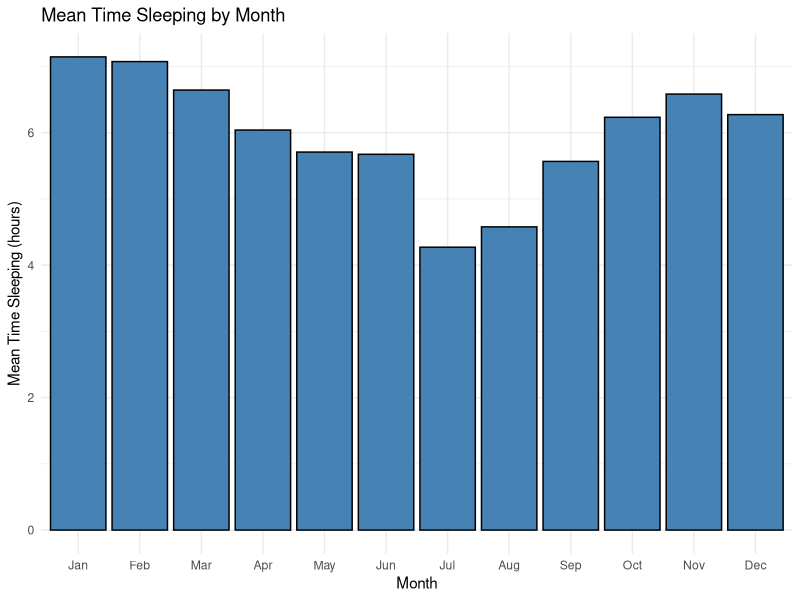
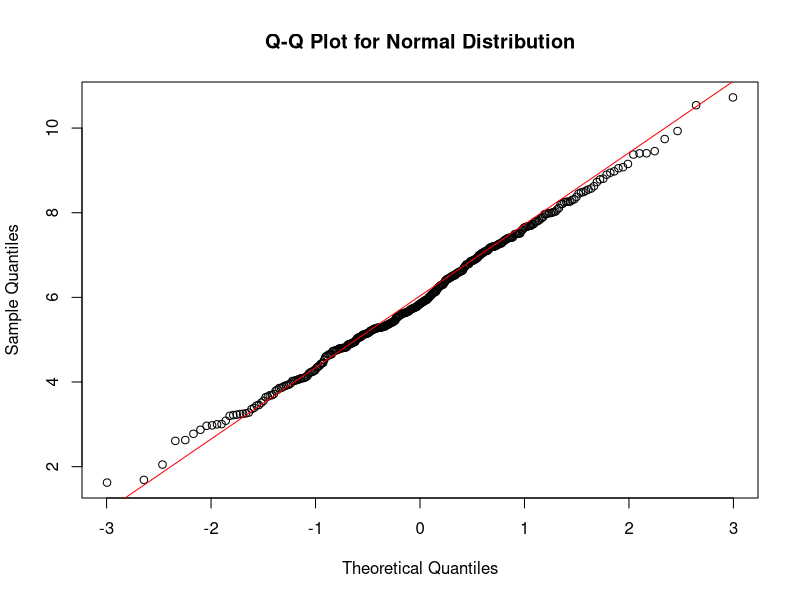
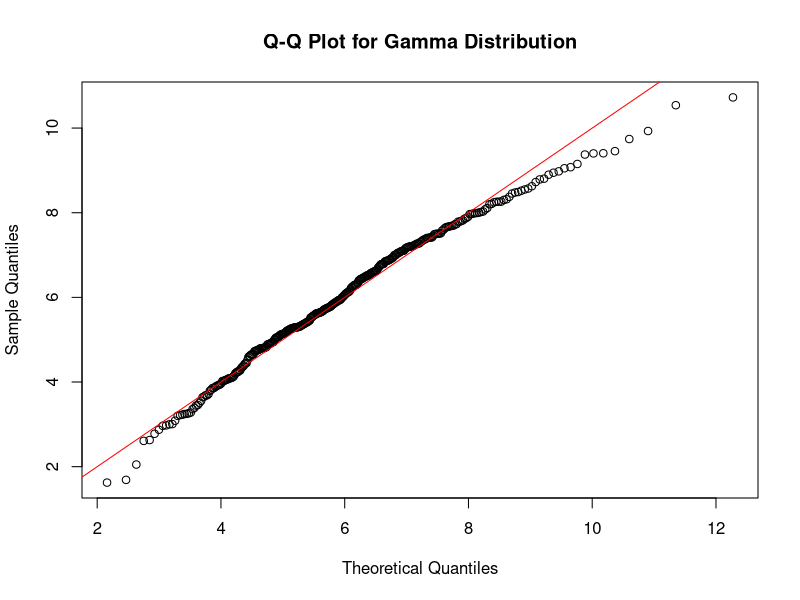
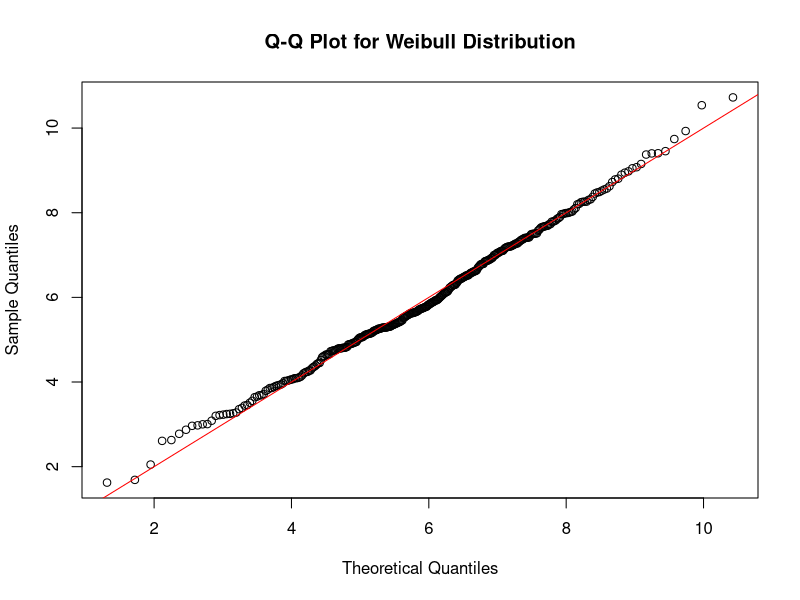
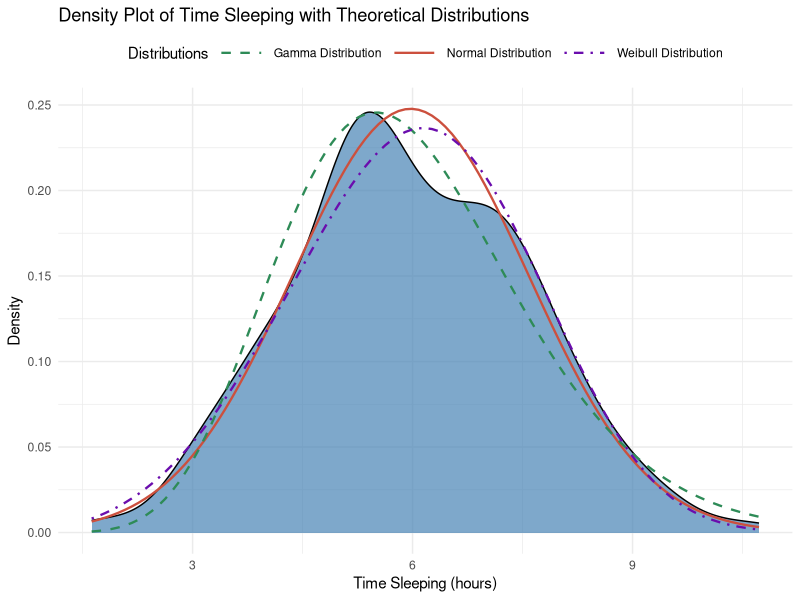
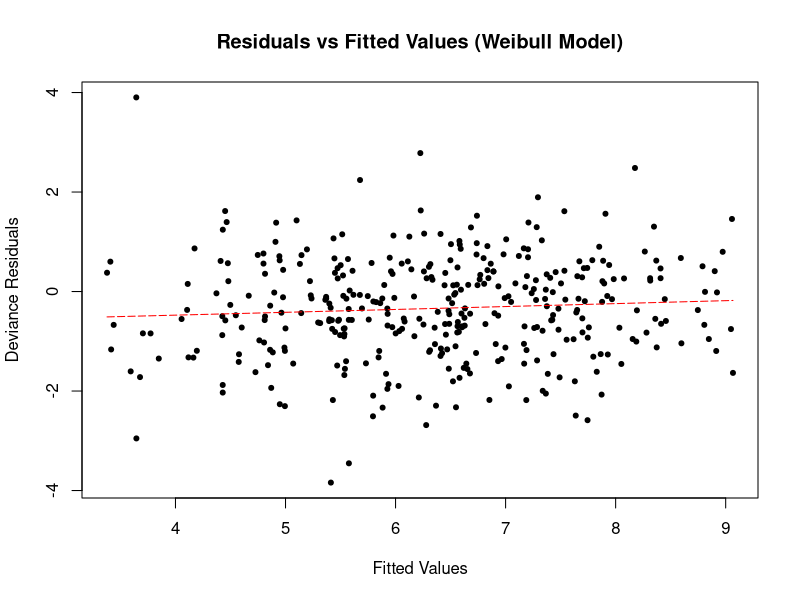
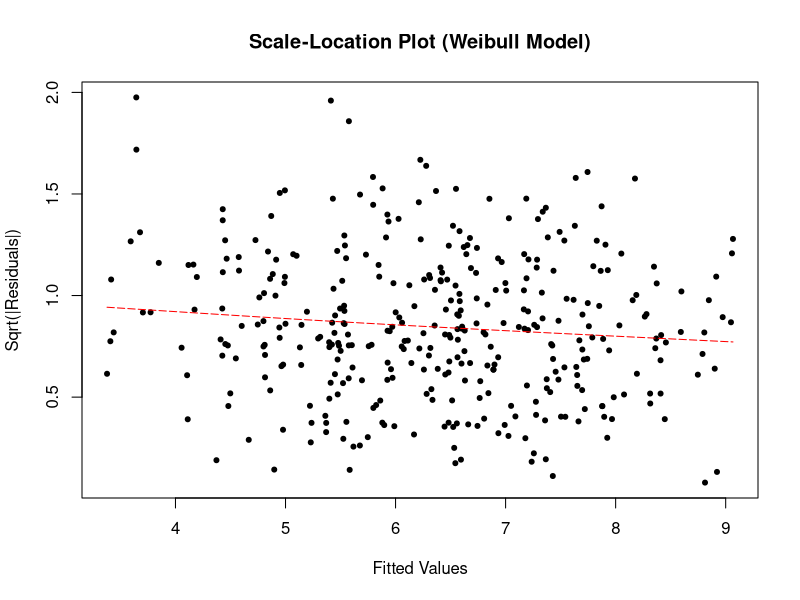
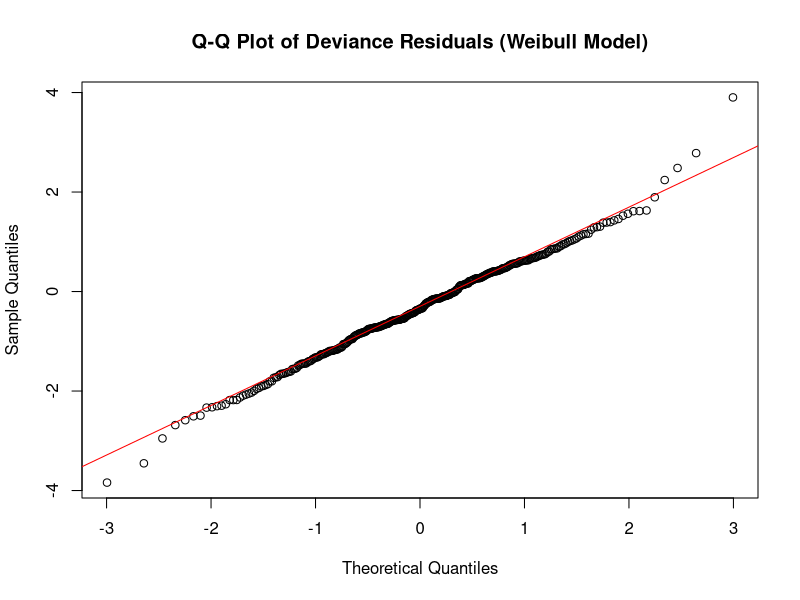

Recreate these plots in R, in order.
## ---- chunk 1
knitr::opts_chunk$set(
  warning = FALSE,
  message = FALSE,
  echo = FALSE
  )

knitr::opts_template$set(
  fig.wide = list(fig.height = 4.5, fig.width = 8, fig.align='center'),
  fig.wideX = list(fig.height = 3, fig.width = 9, fig.align='center'),
  fig.relaxed = list(fig.height = 6, fig.width = 8, fig.align='center'),
  fig.tile = list(fig.height = 3, fig.width = 3, fig.align='center')
  )
## ---- chunk 2
library(lattice)
library(ggplot2)
library(dplyr)
library(tidyr)
library(tibble)
library(survival)
library(Hmisc)
library(goftest)
library(fitdistrplus)
library(patchwork)
## ---- chunk 3
dframe <- read.csv("data/insomnia-diary.csv")
## ---- chunk 4
psych::describe(dframe$time_sleeping)

Hmisc::describe(dplyr::select(dframe, cheese, brassica, meat, spice))
## ---- chunk 5
convert_hms <- function(hours) {
  total_seconds <- hours * 3600
  hrs <- as.integer(floor(total_seconds / 3600))
  mins <- as.integer(floor((total_seconds %% 3600) / 60))
  secs <- as.integer(total_seconds %% 60)
  
  sprintf("%02d hours %02d minutes %02d seconds", hrs, mins, secs)
}
## ---- chunk 6
days_in_months <- c(31, 28, 31, 30, 31, 30, 31, 31, 30, 31, 30, 31)
month_vector <- rep(1:12, times = days_in_months)
dframe$month_number <- month_vector
month_name <- c("Jan", "Feb", "Mar", "Apr", "May", "Jun", "Jul", "Aug", "Sep", "Oct", "Nov", "Dec")
month_positions <-c(0, cumsum(days_in_months) + 1)[-13]
dframe$month <- month_name[dframe$month_number]
## ---- chunk 7
ggplot(dframe, aes(x = factor(month_number), y = time_sleeping)) +
  stat_summary(fun = "mean", geom = "bar", fill = "steelblue", color = "black") +
  labs(x = "Month", y = "Mean Time Sleeping (hours)", title = "Mean Time Sleeping by Month") +
  theme_minimal() +
  scale_x_discrete(limits = as.character(1:12), labels = month_name)
## ---- chunk 8
ad_test_normal <- ad.test(dframe$time_sleeping, pnorm, mean = mean(dframe$time_sleeping), sd = sd(dframe$time_sleeping))

print(ad_test_normal)

qqnorm(dframe$time_sleeping, main = "Q-Q Plot for Normal Distribution")
qqline(dframe$time_sleeping, col = "red")
## ---- chunk 9
# estimate the shape parameter
fit_gamma <- fitdist(dframe$time_sleeping, "gamma")

ad_test_gamma <- ad.test(
  dframe$time_sleeping,
  pgamma,
  shape = fit_gamma$estimate["shape"],
  rate = fit_gamma$estimate["rate"]
  )
print(ad_test_gamma)

qqplot(
  qgamma(
    ppoints(dframe$time_sleeping),
    shape = fit_gamma$estimate["shape"],
    rate = fit_gamma$estimate["rate"]),
  dframe$time_sleeping,
  main = "Q-Q Plot for Gamma Distribution",
  xlab = "Theoretical Quantiles",
  ylab = "Sample Quantiles"
  )
abline(0, 1, col = "red")
## ---- chunk 10
fit_weibull <- fitdist(dframe$time_sleeping, "weibull")

ad_test_weibull <- ad.test(
  dframe$time_sleeping,
  pweibull,
  shape = fit_weibull$estimate["shape"],
  scale = fit_weibull$estimate["scale"]
  )
print(ad_test_weibull)


qqplot(
  qweibull(
    ppoints(dframe$time_sleeping),
    shape = fit_weibull$estimate["shape"],
    scale = fit_weibull$estimate["scale"]
    ),
  dframe$time_sleeping,
  main = "Q-Q Plot for Weibull Distribution",
  xlab = "Theoretical Quantiles",
  ylab = "Sample Quantiles")
abline(0, 1, col="red")
## ---- chunk 11
ggplot(dframe, aes(x = time_sleeping)) +
  geom_density(fill = "steelblue", color = "black", alpha = 0.7) +  
  stat_function(fun = dnorm, args = list(mean = mean(dframe$time_sleeping), sd = sd(dframe$time_sleeping)), 
                aes(color = "Normal Distribution", linetype = "Normal Distribution"), size = 0.8) +
  stat_function(fun = dgamma, args = list(shape = fit_gamma$estimate["shape"], rate = fit_gamma$estimate["rate"]), 
                aes(color = "Gamma Distribution", linetype = "Gamma Distribution"), size = 0.8) +
  stat_function(fun = dweibull, args = list(shape = fit_weibull$estimate["shape"], scale = fit_weibull$estimate["scale"]), 
                aes(color = "Weibull Distribution", linetype = "Weibull Distribution"), size = 0.8) +
  labs(title = "Density Plot of Time Sleeping with Theoretical Distributions", 
       x = "Time Sleeping (hours)", 
       y = "Density", 
       color = "Distributions", 
       linetype = "Distributions") +
  scale_color_manual(values = c("Normal Distribution" = "#CC503E",    
                                "Gamma Distribution" = "#2E8B57",    
                                "Weibull Distribution" = "#6A0DAD")) +
  scale_linetype_manual(values = c("Normal Distribution" = "solid",    
                                   "Gamma Distribution" = "dashed",    
                                   "Weibull Distribution" = "dotdash")) +
  theme_minimal() +
  theme(legend.position = "top", 
        legend.key.width = unit(3, "picas"))

## ---- chunk 12
dframe$quarter <- (dframe$month_number - 1) %/% 3 + 1
dframe[["combo_foods"]] <- factor(with(dframe, cheese * 1 + brassica * 2 + meat * 4 + spice * 8))

dframe[["trend"]] = 1:length(dframe$time_sleeping)
dframe[["ar_1"]] = c(dframe$time_sleeping[1], head(dframe$time_sleeping, -1))
dframe[["ar_2"]] = c(rep(dframe$time_sleeping[1], 2), head(dframe$time_sleeping, -2))
dframe[["ar_3"]] = c(rep(dframe$time_sleeping[1], 3), head(dframe$time_sleeping, -3))
dframe[["ar_4"]] = c(rep(dframe$time_sleeping[1], 4), head(dframe$time_sleeping, -4))
## ---- chunk 13
model_frame <- dplyr::select(dframe, time_sleeping, ar_1, month, cheese, brassica, meat, spice)
## ---- chunk 14
lm_model = lm(
  time_sleeping ~ .,
  data = model_frame
)

summary(lm_model)
noquote(sprintf("AIC: %.3f", AIC(lm_model)))
## ---- chunk 15
glm_model = glm(
  time_sleeping ~ .,
  data = model_frame,
  family = Gamma
)

summary(glm_model)
noquote(sprintf("AIC: %.3f", AIC(glm_model)))
## ---- chunk 16
wb_model = survreg(
  Surv(time_sleeping) ~ .,
  data = model_frame
)

summary(wb_model)
noquote(sprintf("AIC: %.3f", AIC(wb_model)))
## ---- chunk 17
wb_df <- wb_model$df.residual
wb_loglik <- wb_model$loglik[2]
lm_df <- lm_model$df.residual
lm_loglik <- logLik(lm_model)[1]
glm_df <- glm_model$df.residual
glm_loglik <- logLik(glm_model)[1]

wb_lm_lrt_stat <- 2 * (wb_loglik - lm_loglik)
wb_glm_lrt_stat <- 2 * (wb_loglik - glm_loglik)
lm_glm_lrt_stat <- 2 * (lm_loglik - glm_loglik)

wb_lm_df_diff <- abs(wb_df - lm_df)
wb_glm_df_diff <- abs(wb_df - glm_df)
lm_glm_df_diff <- abs(lm_df - glm_df)

wb_lm_p_value <- pchisq(wb_lm_lrt_stat, df = wb_lm_df_diff, lower.tail = FALSE)
wb_glm_p_value <- pchisq(wb_glm_lrt_stat, df = wb_glm_df_diff, lower.tail = FALSE)
lm_glm_p_value <- pchisq(lm_glm_lrt_stat, df = lm_glm_df_diff, lower.tail = FALSE)

noquote(sprintf("WB > LM, Likelihood Ratio Test Statistic: %.3f, p-value: %.3f", wb_lm_lrt_stat, wb_lm_p_value))
noquote(sprintf("WB > GLM, Likelihood Ratio Test Statistic: %.3f, p-value: %.3f", wb_glm_lrt_stat, wb_glm_p_value))
noquote(sprintf("LM > GLM, Likelihood Ratio Test Statistic: %.3f, p-value: %.3f", lm_glm_lrt_stat, lm_glm_p_value))
## ---- chunk 18
wb_fitted <- predict(wb_model, type = "response")
wb_residuals <- residuals(wb_model, type = "deviance")

plot(wb_fitted, wb_residuals,
     xlab = "Fitted Values",
     ylab = "Deviance Residuals",
     main = "Residuals vs Fitted Values (Weibull Model)",
     pch = 20)
spline_fit <- smooth.spline(wb_fitted, wb_residuals)
# Add the fitted spline line to the plot
lines(spline_fit, col = "red", lwd = 1, lty=5)
## ---- chunk 19
sqrt_abs_residuals <- sqrt(abs(wb_residuals))
plot(wb_fitted, sqrt_abs_residuals,
     xlab = "Fitted Values",
     ylab = "Sqrt(|Residuals|)",
     main = "Scale-Location Plot (Weibull Model)",
     pch = 20)
spline_fit <- smooth.spline(wb_fitted, sqrt_abs_residuals)
# Add the fitted spline line to the plot
lines(spline_fit, col = "red", lwd = 1, lty=5)
## ---- chunk 20
qqnorm(wb_residuals, main = "Q-Q Plot of Deviance Residuals (Weibull Model)")
qqline(wb_residuals, col = "red")
## ---- chunk 21
ar_1_pm <- c(-1.0, -0.5, 0.0, 0.5, 1.0)
sleep_night_before <- exp(wb_model[["coefficients"]][["(Intercept)"]]) + ar_1_pm


newdata_base_case = data.frame(
  month = "Apr",
  ar_1 = sleep_night_before,
  cheese = FALSE,
  brassica = FALSE,
  meat = FALSE,
  spice = FALSE
  )

base_predicted_sleep <- predict(wb_model, newdata = newdata_base_case, type = "response")

for (i in seq_along(sleep_night_before)) {
  cat(noquote(sprintf("Night before %s -> predicted time %s\n", convert_hms(sleep_night_before[i]), convert_hms(base_predicted_sleep[i]))))
}
## ---- chunk 22
result_frame = cbind(
  time_sleeping = dframe$time_sleeping,
  wb_model_preds = predict(wb_model, type = "response"),
  lm_model_preds = predict(lm_model, type = "response"),
  glm_model_preds = predict(glm_model, type = "response")
  )

y_min = min(result_frame)
y_max = max(result_frame)

result_frame <- cbind(result_frame, trend = dframe$trend)

plot_function <- function(series, series_name, fill, color) {
  ggplot(data = result_frame, aes(x = trend, y = {{series}})) +
  geom_point(shape = 21, fill = fill, color = color, size = 3, alpha = 0.8) +
  labs(title = series_name, x = "Month", y = "Time Sleeping (hours)") +
  scale_x_continuous(breaks = month_positions, labels = month_name) +
  scale_y_continuous(limits = c(y_min, y_max)) + 
  theme_minimal() +
  theme(axis.text.x = element_text(angle = 90, hjust = 1))
}

p1 <- plot_function(time_sleeping, "Sample Data", "steelblue", "black")
p2 <- plot_function(wb_model_preds, "Weibull Model Predictions", "#6A0DAD", "black")
p3 <- plot_function(lm_model_preds, "Linear Model Predictions", "#CC503E", "black")
p4 <- plot_function(glm_model_preds, "Gamma Model Predictions", "#2E8B57", "black")

# Combine plots in a 2x2 grid using patchwork
(p1 | p2) / (p3 | p4)
## ---- chunk 23
shape <- 1 / wb_model$scale

granularity <- 1000

paste_plus <- function(num) {
  ifelse(num > 0, paste0("+", num), num)
}

base_case_names <- paste0("t", paste_plus(ar_1_pm))

get_probs <- function(linear_predictor, case_names) {
  scale <- exp(linear_predictor)  # Scale parameter for each observation
  time <- seq(min(dframe$time_sleeping), max(dframe$time_sleeping), length.out = granularity) # smooth curve over complete time range
  surv_probs_tibble <- tibble(time = time)
  
  for (i in seq_along(scale)) {
    surv_probs_tibble <- surv_probs_tibble %>%
      mutate(!!case_names[i] := exp(-(time / scale[i])^shape))
  }
  
  return(surv_probs_tibble)
}


surv_plot_func <- function(surv_probs) {
  
  # Reshape the data to long format for ggplot
  surv_probs_long <- surv_probs %>%
    pivot_longer(cols = -time, names_to = "observation", values_to = "survival_prob")
  
  surv_probs_long$observation <- factor(surv_probs_long$observation, levels = unique(surv_probs_long$observation))
  
  # Create the ggplot object
  p <- ggplot(surv_probs_long, aes(x = time, y = survival_prob, color = observation)) +
    geom_line() +
    labs(x = "Time", y = "Survival Probability", title = "Survival Curves for Controlled Observations (Weibull Model)") +
    theme_minimal()  # Minimal theme for a clean look
  
  return(p)
}

get_median_survival <- function(scale) {
  # expecting linear predictor on log scale
  exp(scale) * (log(2))^(1 / shape)
}
## ---- chunk 24
linear_predictor <- predict(wb_model, newdata = newdata_base_case, type = "lp")
surv_plot_func(get_probs(linear_predictor, base_case_names))

median_surv <- get_median_survival(linear_predictor)
names(median_surv) <- base_case_names
for (i in seq_along(sleep_night_before)) {
  cat(noquote(sprintf("Night before %s -> predicted median %s\n", convert_hms(sleep_night_before[i]), convert_hms(median_surv[i]))))
}
## ---- chunk 25
newdata_food_trigger_cases = data.frame(
  month = "Apr",
  ar_1 = exp(wb_model[["coefficients"]][["(Intercept)"]]),
  cheese = c(FALSE, TRUE, FALSE, FALSE, FALSE),  
  brassica = c(FALSE, FALSE, TRUE, FALSE, FALSE),
  meat = c(FALSE, FALSE, FALSE, TRUE, FALSE),
  spice = c(FALSE, FALSE, FALSE, FALSE, TRUE)
  )

food_trigger_case_names <- c("none", "cheese", "brassica", "meat", "spice")

linear_predictor <- predict(wb_model, newdata = newdata_food_trigger_cases, type = "lp")
surv_plot_func(get_probs(linear_predictor, food_trigger_case_names))

median_surv <- get_median_survival(linear_predictor)
names(median_surv) <- food_trigger_case_names
for (i in seq_along(sleep_night_before)) {
  cat(noquote(sprintf("Food trigger %s -> predicted median %s\n", food_trigger_case_names[i], convert_hms(median_surv[i]))))
}
## ---- chunk 26
newdata_food_trigger_cases = data.frame(
  month = month_name,
  ar_1 = exp(wb_model[["coefficients"]][["(Intercept)"]]),
  cheese = FALSE,  
  brassica = FALSE,
  meat = FALSE,
  spice = FALSE
  )

linear_predictor <- predict(wb_model, newdata = newdata_food_trigger_cases, type = "lp")
surv_plot_func(get_probs(linear_predictor, month_name))

median_surv <- get_median_survival(linear_predictor)
names(median_surv) <- month_name
for (i in seq_along(month_name)) {
  cat(noquote(sprintf("Month %s -> predicted median %s\n", month_name[i], convert_hms(median_surv[i]))))
}
